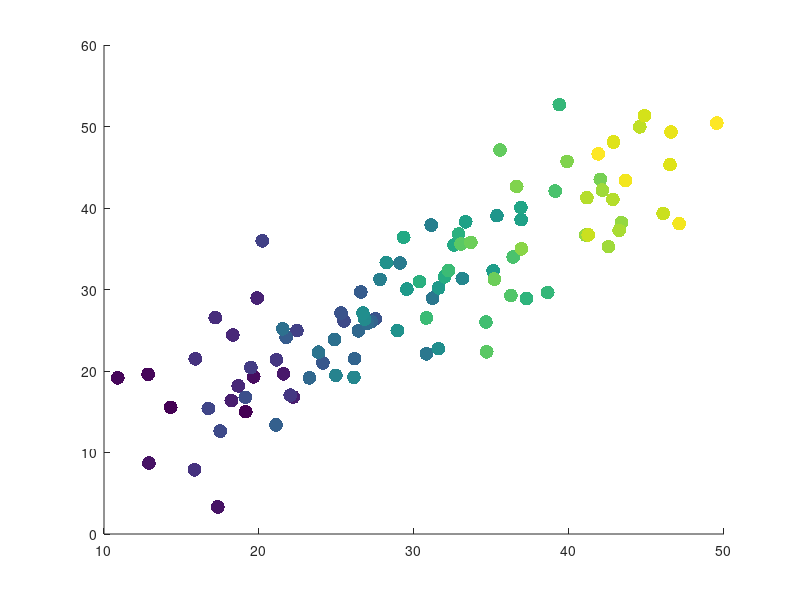

Source code (MATLAB):
%% 9.4 Scatter Plot example 
n = 100; 
frate = linspace(10,40,n) + 10*rand(1,n);
fvar = frate + 5*randn(1,n);
ndepth = linspace(100,1000,n);
scatter(frate,fvar,100,ndepth,'filled');